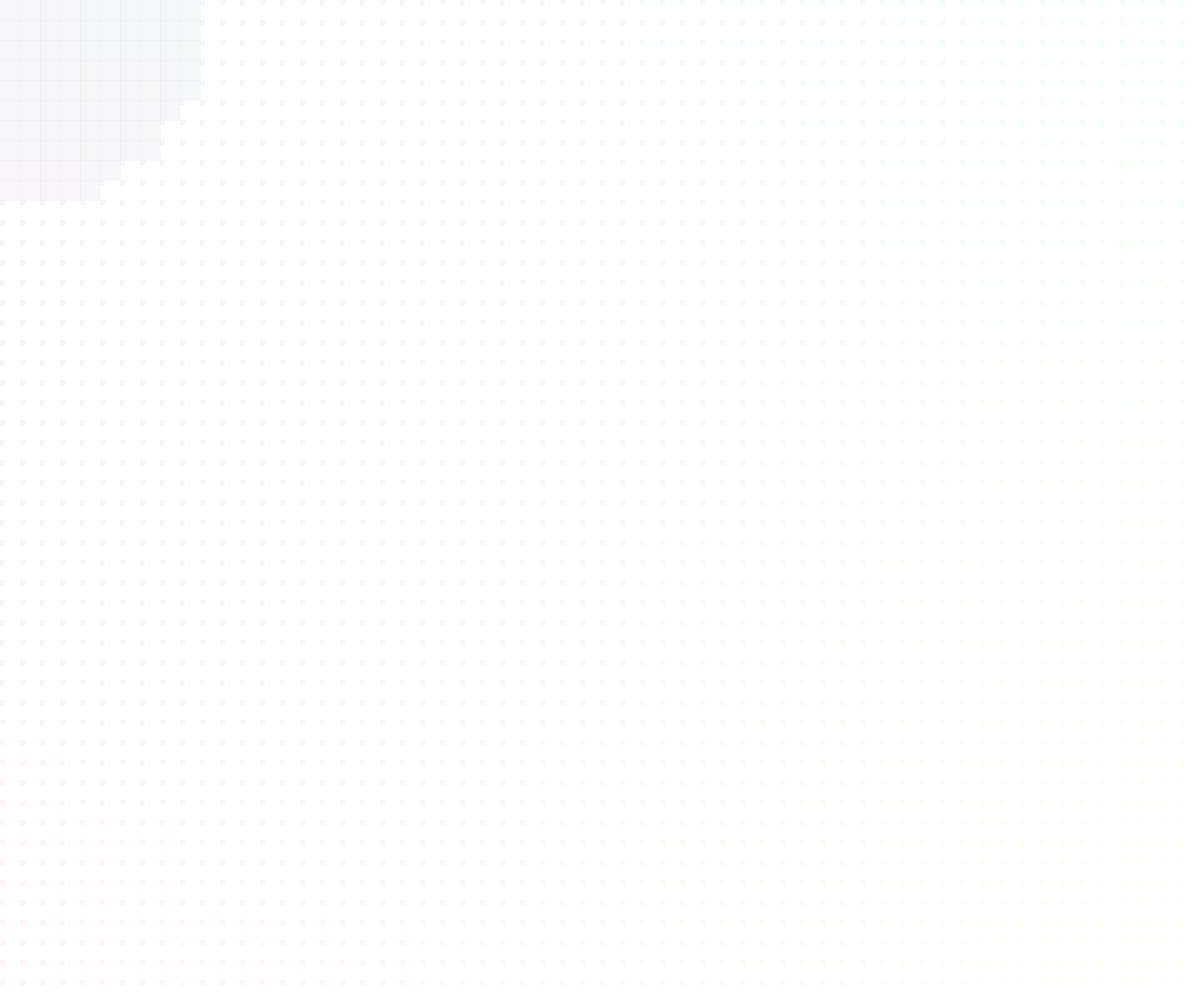
Frame 1 (no input)
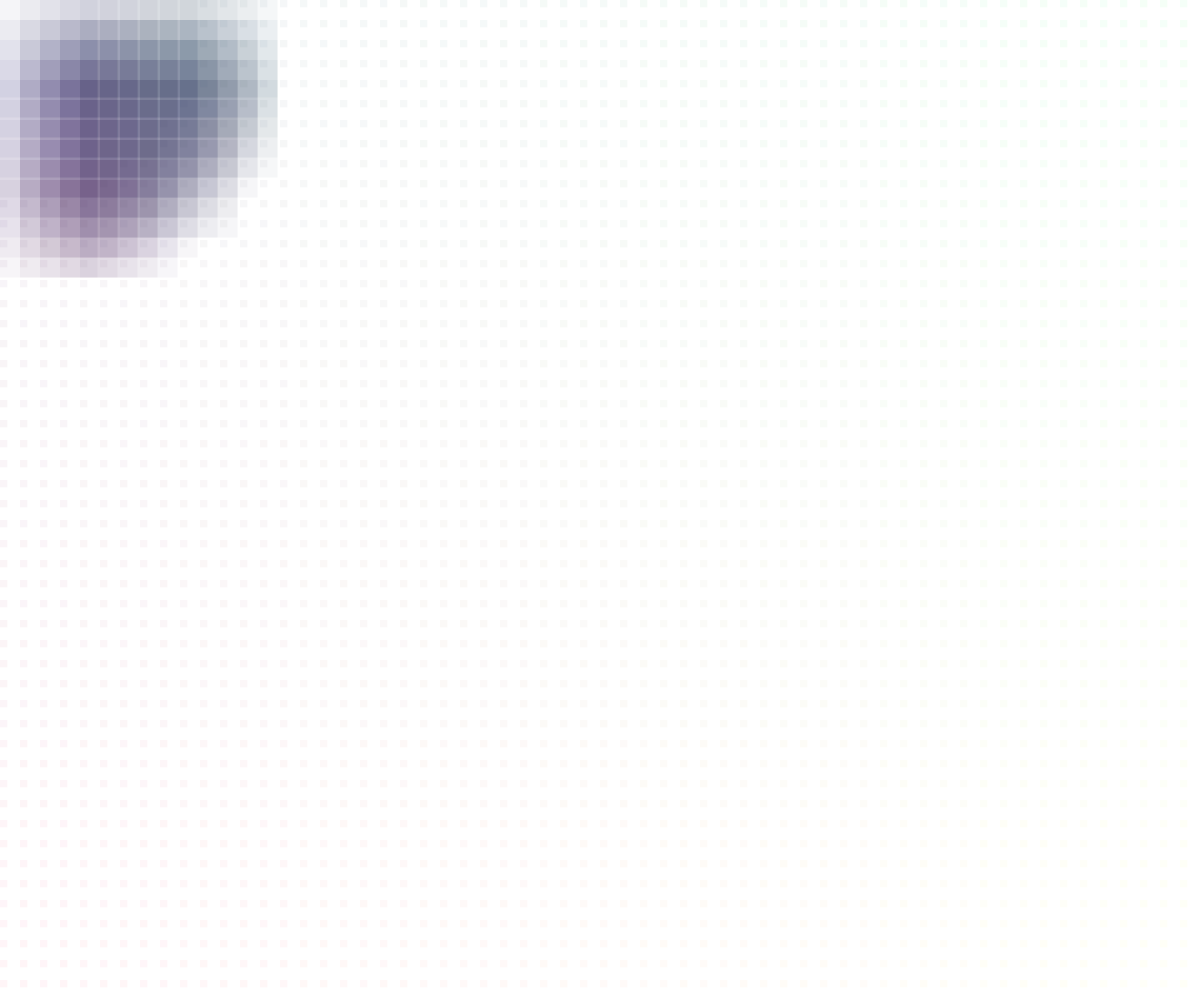
Frame 60 (no input)
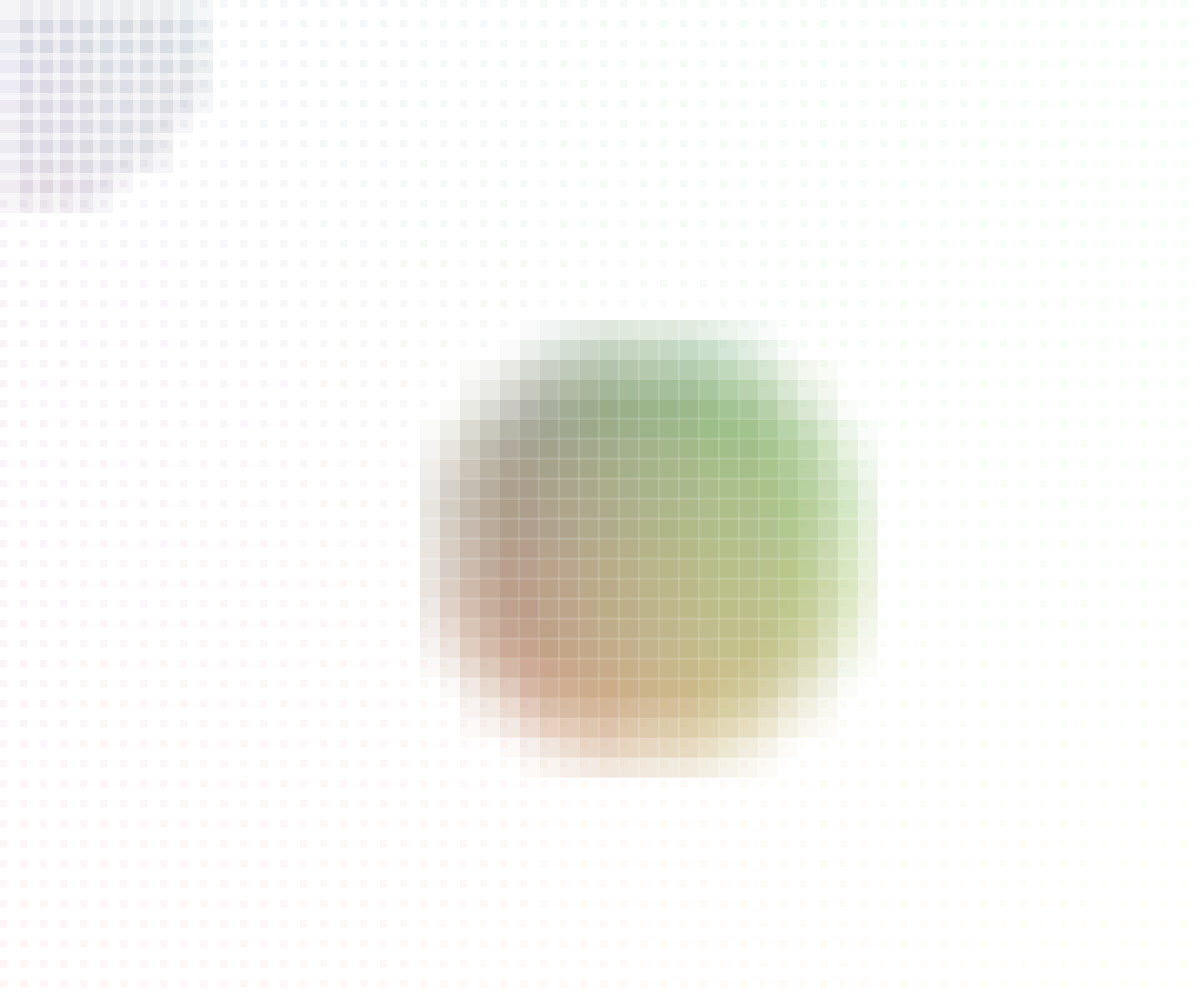
Frame 120 (the mouse pressed at the canvas centre since frame 60)

The p5.js sketch that drew these frames (run headless with seeded random() and noise() and a simulated clock; from frame 60 on, the mouse is pressed at the canvas centre):

// p5.js sketch
// ── sketch.js
var lines = [];
var x;
var y;

function setup() {
  createCanvas(windowWidth, windowHeight);

  var gap = 10;
  for (var y = 0; y < height - gap; y += gap * 2) {
    for (var x = 0; x < width; x += gap * 2) {
      lines.push(new Shape(x, y));
    }
  }

  // println(width);
  // println(height);
  // println(lines.length);


}

function draw() {
  background(255);

  for (var i = 0; i < lines.length; i++) {
    // update

    // check
    lines[i].intersects(); // rollover

    // display
    lines[i].display();

  }

  // println(lines.length);

}


function Shape(x, y) {

  this.x = x;
  this.y = y;
  this.r = 200;
  this.scale = 1.0;

  var r = map(this.y, 0, height, 10, 255);
  var g = map(this.x, 0, width, 10, 255);
  var b = random(50, 100);
  this.col = color(r, g, b, 10);

  this.state = false;
  this.grow = 0;
  this.turn = 0;

  this.display = function(x, y) {
    noStroke();
    fill(this.col);
    rect(this.x, this.y, (5 * this.scale) + this.grow, (5 * this.scale) + this.grow);
  }

  this.intersects = function() {
    var d = dist(this.x, this.y, mouseX, mouseY);
    if (d < this.r) {
      this.grow = 1.5 * this.scale;
      this.state = true;
      this.col = this.col;
      this.scale = lerp(this.scale, 15, 0.2);
      return true;
    } else {
      this.state = false;
      this.col = this.col;
      this.scale = lerp(this.scale, 1.5, 0.05);
      return false;
    }
  }
}


// function mousePressed() {
//   for (var i = lines.length - 1; i >= 0; i--) {
//     if (lines[i].intersects()) {
//       lines.splice(i, 1);
//     }
//   }
// }
